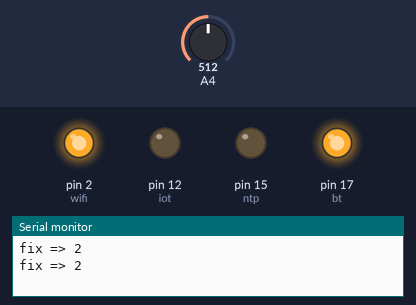
Bench run of a sketch on a simulated Arduino Mega 2560, built with avr-gcc and run on an emulated ATmega2560. On the bench: output pins drawn as LEDs (lit = HIGH), the last lines printed to the serial monitor. Inputs (shaded band) come from the test bench; at power-on: A4 = 512.

Above: at 1.8 s.
1.9 s: A4 set to 668
3.4 s: A4 set to 694
At 5.1 s:
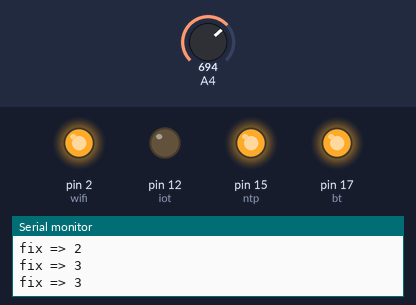
Timing chart, 0 to 6.6 s (numbered marks = the images above; inputs shaded):
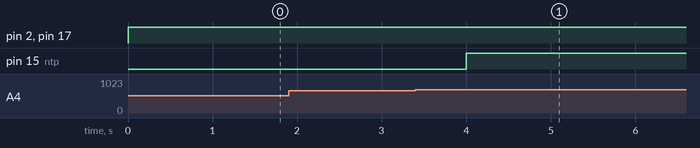

The sketch:

ESP_32_lab6.ino
```cpp
int ldr = 36;
int bt = 17 ;
int wifi = 2 ;
int ntp = 15 ;
int iot = 12 ;

void setup() {
  Serial.begin(9600);
  pinMode(bt,OUTPUT);
  pinMode(iot,OUTPUT);
  pinMode(ntp,OUTPUT);
  pinMode(wifi,OUTPUT);

}

void loop() {
  int x = analogRead(ldr);
  int y = map(x ,0 ,1024 ,1 ,4);

  switch (y) {
    case 1 :
  digitalWrite(bt,HIGH);
  Serial.print("fix => ");
  Serial.println(y);
  delay(1000);
  break;

  case 2 :
  digitalWrite(bt,HIGH);
  digitalWrite(wifi,HIGH);
  Serial.print("fix => ");
  Serial.println(y);
  delay(1000);
  break;

  case 3 :
  digitalWrite(bt,HIGH);
  digitalWrite(wifi,HIGH);
  digitalWrite(ntp,HIGH);
  Serial.print("fix => ");
  Serial.println(y);
  delay(1000);
  break;

  case 4 :
  digitalWrite(bt,HIGH);
  digitalWrite(wifi,HIGH);
  digitalWrite(ntp,HIGH);
  digitalWrite(iot,HIGH);
  Serial.print("fix => ");
  Serial.println(y);
  delay(1000);
  break;

  }
}
```

Measured:
- the behaviour switches between 682 and 683 on A4 (found by bisection; images 0 and 1)
- after the input at 3.4 s, pin 15 (ntp): LOW → HIGH after 0.60 s
